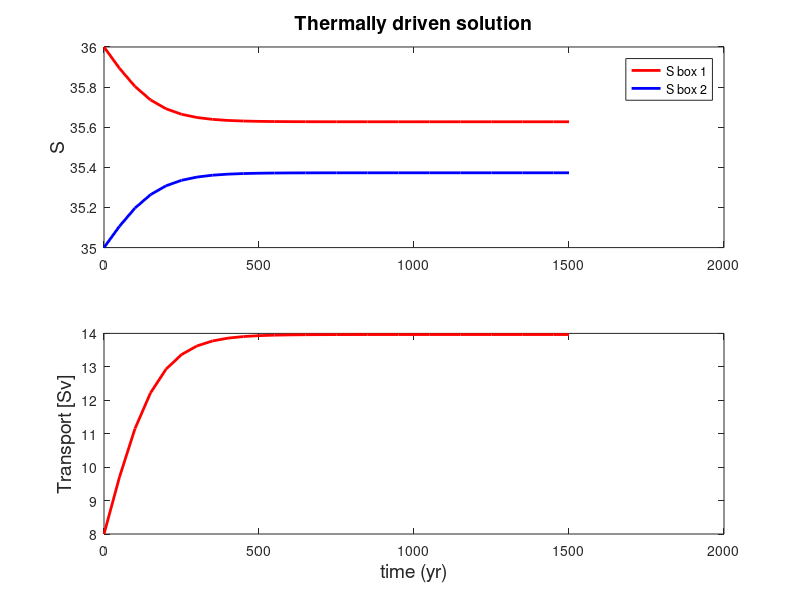
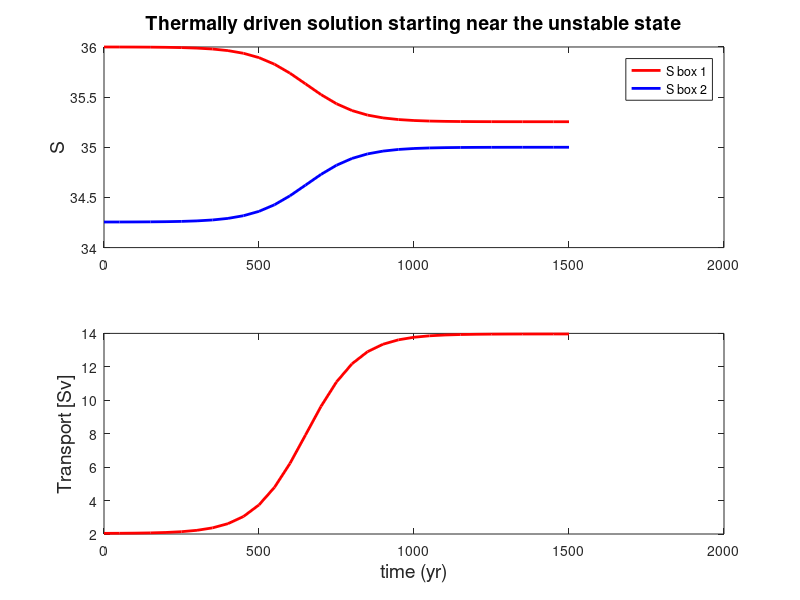
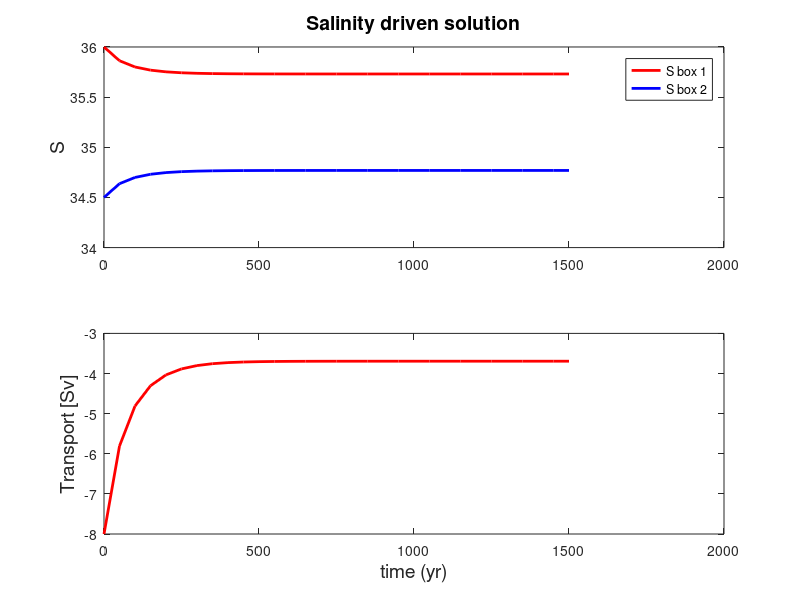

Source code (MATLAB) for these figures, in order:
%%%%%%%%%%%%%%%%%%%%%%%%%%%%%%%%%%%%%%%%%%%%%%%%%%%%%%%%%%%%%%%%%%%%%%%%
function do_all=Stommel2box
%%%%%%%%%%%%%%%%%%%%%%%%%%%%%%%%%%%%%%%%%%%%%%%%%%%%%%%%%%%%%%%%%%%%%%%%
% a Stommel-like 2box model, for APM 115 workshop
% Eli Tziperman
% Modified by Laure Zanna, for EPS 131
close all; clear all;

p=set_parameters;
ode_options=odeset('RelTol',1.e-7,'abstol',1.e-8);

% find steady state solutions
tspan=[0:50:1500]*p.year;
for ii=1:3
  if ii==1
    X0=[36 35]'; p.Temperature=[25 5]; 
  elseif ii==2
    X0=[36 34.255]; p.Temperature=[25 5];
  else 
    X0=[36 34.5]'; % (S1 S2) - Initial conditions
    p.Temperature=[10 5]; % (T1 T2)
  end
[time,X] = ode45(@(t,X) rhs(t,X,p),tspan,X0,ode_options);

% plots:
figure
subplot(2,1,1)
plot(time/p.year,X(:,1),'r','linewidth',2)
hold on
plot(time/p.year,X(:,2),'b','linewidth',2)
ylabel('S','fontsize',14);
legend('S box 1','S box 2')
if ii==1
  title(['Thermally driven solution'],'fontsize',14,'fontweight','b')
elseif ii==2
  title(['Thermally driven solution starting near the unstable state'],'fontsize',14,'fontweight','b')
elseif ii==3 
  title(['Salinity driven solution'],'fontsize',14,'fontweight','b')
end
  % Initial DeltaS
X(1,2)-X(1,1)

% Final DeltaS
X(end,2)-X(end,1)

subplot(2,1,2)
i=0;
for t=tspan
  i=i+1;
  q12plot(i)=q12(X(i,:),p)/p.Sverdrup;
end
plot(time/p.year,q12plot,'r','linewidth',2)
hold on
xlabel('time (yr)','fontsize',14);
ylabel('Transport [Sv]','fontsize',14);

FW_tmp=p.S0*p.FW_amp0*p.meter/p.year;
% Thermally Driven Flow 
SteadyState1=(0.5*p.alpha*(p.Temperature(2)-p.Temperature(1))+...
    0.5*sqrt((p.alpha*(p.Temperature(2)-p.Temperature(1)))^2-(4*p.beta/p.k)*FW_tmp*p.area))/p.beta
%figure(1); plot(FW_amp0,SteadyState1/p.beta,'b+'); hold on;
SteadyState2=(0.5*p.alpha*(p.Temperature(2)-p.Temperature(1))-...
    0.5*sqrt((p.alpha*(p.Temperature(2)-p.Temperature(1)))^2-(4*p.beta/p.k)*FW_tmp*p.area))/p.beta
%plot(FW_amp0,SteadyState2/p.beta,'ro'); hold on;
% Salt driven flow
SteadyState3=(0.5*p.alpha*(p.Temperature(2)-p.Temperature(1))+...
    0.5*sqrt((p.alpha*(p.Temperature(2)-p.Temperature(1)))^2+(4*p.beta/p.k)*FW_tmp*p.area))/p.beta
%plot(FW_amp0,SteadyState3/p.beta,'k*'); hold on;
SteadyState4=(0.5*p.alpha*(p.Temperature(2)-p.Temperature(1))-...
    0.5*sqrt((p.alpha*(p.Temperature(2)-p.Temperature(1)))^2+(4*p.beta/p.k)*FW_tmp*p.area))/p.beta
%plot(FW_amp0,SteadyState4/p.beta,'g.'); hold on;

end
%%%%%%%%%%%%%%%%%%%%%%%%%%%%%%%%%%%%%%%%%%%%%%%%%%%%%%%%%%%%%%%%%%%%%%%%
function flow=q12(X,p)
%%%%%%%%%%%%%%%%%%%%%%%%%%%%%%%%%%%%%%%%%%%%%%%%%%%%%%%%%%%%%%%%%%%%%%%%
DeltaT=p.Temperature(2)-p.Temperature(1);
DeltaS=X(2)-X(1);
flow=-p.k*(p.alpha*DeltaT-p.beta*DeltaS);


%%%%%%%%%%%%%%%%%%%%%%%%%%%%%%%%%%%%%%%%%%%%%%%%%%%%%%%%%%%%%%%%%%%%%%%%
function r=rhs(time,X,p)
%%%%%%%%%%%%%%%%%%%%%%%%%%%%%%%%%%%%%%%%%%%%%%%%%%%%%%%%%%%%%%%%%%%%%%%%

deltaS12=X(2)-X(1);
Fs=FW(time,p);

r=[Fs(1)*p.area+abs(q12(X,p))*deltaS12, ...
   Fs(2)*p.area-abs(q12(X,p))*deltaS12]'/p.volume;

if p.optimization==1
  r=r*1.e12;
end
%%%%%%%%%%%%%%%%%%%%%%%%%%%%%%%%%%%%%%%%%%%%%%%%%%%%%%%%%%%%%%%%%%%%%%%%
function Fs=FW(time,p)
%%%%%%%%%%%%%%%%%%%%%%%%%%%%%%%%%%%%%%%%%%%%%%%%%%%%%%%%%%%%%%%%%%%%%%%%
% surface salt flux in northern box

ramp=1;
amp=p.FW_amp0;

Fs(1)=   ramp*p.S0*amp*p.meter/p.year;
Fs(2)=  -ramp*p.S0*amp*p.meter/p.year;


%%%%%%%%%%%%%%%%%%%%%%%%%%%%%%%%%%%%%%%%%%%%%%%%%%%%%%%%%%%%%%%%%%%%%%%%
function p=set_parameters
%%%%%%%%%%%%%%%%%%%%%%%%%%%%%%%%%%%%%%%%%%%%%%%%%%%%%%%%%%%%%%%%%%%%%%%%
p.meter=1;
p.sec=1;
p.km=1000*p.meter;
p.area=(4000*p.km)^2;
p.depth=4*p.km;
p.volume=p.area*p.depth;
p.year=365*24*3600;
p.time_max=500000*p.year;
p.alpha=4*10^-4; % K^-1
p.beta=4*10^-3; % ppt^-1
p.Sverdrup=10^6*p.meter^3/p.sec;
p.k=10*p.Sverdrup/0.005; % Sv/(delta sigma)
p.S0=35.0; % Salinity reference
p.FW_amp0=0.2; % meter/year for calculating steady state that
               % initializes the hysteresis.
p.Nrand=50;
p.optimization=0;
